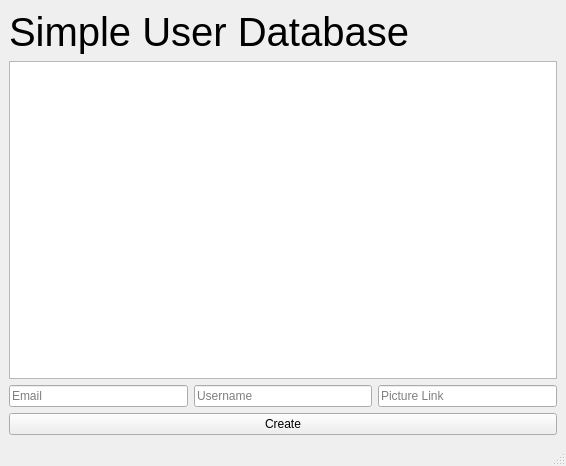
<?xml version="1.0" encoding="UTF-8"?>
<ui version="4.0">
 <class>MainWindow</class>
 <widget class="QMainWindow" name="MainWindow">
  <property name="geometry">
   <rect>
    <x>0</x>
    <y>0</y>
    <width>566</width>
    <height>466</height>
   </rect>
  </property>
  <property name="windowTitle">
   <string>MainWindow</string>
  </property>
  <widget class="QWidget" name="centralwidget">
   <layout class="QGridLayout" name="gridLayout">
    <item row="0" column="0">
     <layout class="QVBoxLayout" name="verticalLayout">
      <item>
       <widget class="QLabel" name="label">
        <property name="font">
         <font>
          <pointsize>30</pointsize>
         </font>
        </property>
        <property name="text">
         <string>Simple User Database</string>
        </property>
       </widget>
      </item>
      <item>
       <widget class="QTableWidget" name="tableWidget"/>
      </item>
      <item>
       <layout class="QVBoxLayout" name="verticalLayout_2">
        <item>
         <layout class="QHBoxLayout" name="horizontalLayout">
          <item>
           <widget class="QLineEdit" name="emailCreate">
            <property name="text">
             <string/>
            </property>
            <property name="placeholderText">
             <string>Email</string>
            </property>
           </widget>
          </item>
          <item>
           <widget class="QLineEdit" name="usernameCreate">
            <property name="placeholderText">
             <string>Username</string>
            </property>
           </widget>
          </item>
          <item>
           <widget class="QLineEdit" name="linkCreate">
            <property name="placeholderText">
             <string>Picture Link</string>
            </property>
           </widget>
          </item>
         </layout>
        </item>
        <item>
         <widget class="QPushButton" name="sendButton">
          <property name="text">
           <string>Create</string>
          </property>
         </widget>
        </item>
       </layout>
      </item>
     </layout>
    </item>
   </layout>
  </widget>
  <widget class="QMenuBar" name="menubar">
   <property name="geometry">
    <rect>
     <x>0</x>
     <y>0</y>
     <width>566</width>
     <height>21</height>
    </rect>
   </property>
  </widget>
  <widget class="QStatusBar" name="statusbar"/>
 </widget>
 <resources/>
 <connections/>
</ui>
